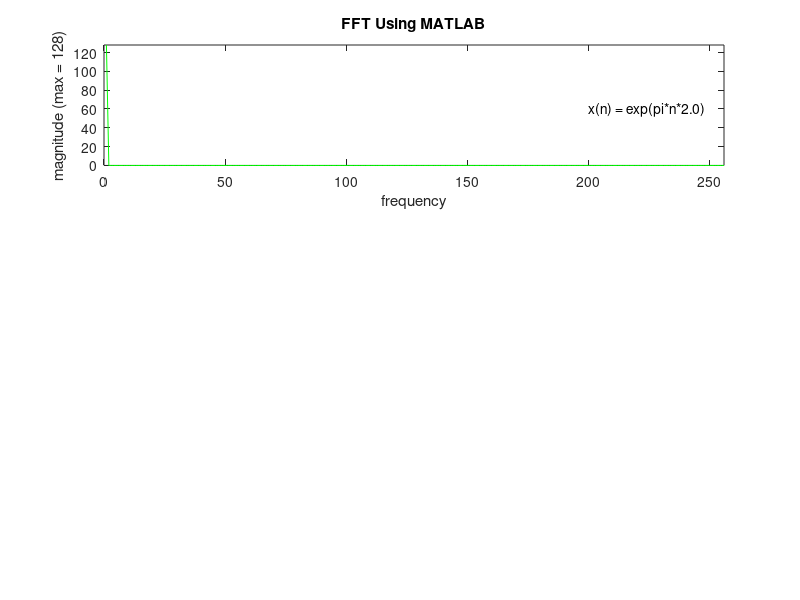

Write the MATLAB code that produced this figure. (Note: this script raises an error after producing the figure.)

clc;
XMIN = 0;
XMAX = 256 ;
YMIN = 0;
YMAX = 128;
k = 2;
n = [0:255];
r = 128*cos(pi*n*k);    % Tallies with the c code input_generator.c.
i = 128*sin(pi*n*k);
x1 = r + j*i;
X1 = abs(fft(x1,256));
subplot(3,1,1)
plot(X1/256,'g'),axis([XMIN XMAX YMIN YMAX]),title('FFT Using MATLAB'),xlabel('frequency'),ylabel('magnitude (max = 128)'),  text(200,60,'x(n) = exp(pi*n*2.0)');

x2r = numeric20(:,2);
x2i = numeric20(:,3);
X2 = sqrt(x2r.^2 + x2i.^2);
subplot(3,1,2)
plot(X2,'c'),axis([XMIN XMAX YMIN YMAX]),title('FFT Using C'), xlabel('frequency'),ylabel('magnitude (max = 128)');

a = k20(:,1);
for n=1:256
    x3r(n) = a(2*n-1,1);
    x3i(n) = a(2*n,1);
    X3(n) = sqrt(x3r(n)^2 + x3i(n)^2);
end
subplot(3,1,3)
plot(X3,'r'),axis([XMIN XMAX YMIN YMAX]),title('FFT Using the FFT Verilog Module'), xlabel('frequency'),ylabel('magnitude (max = 128)');